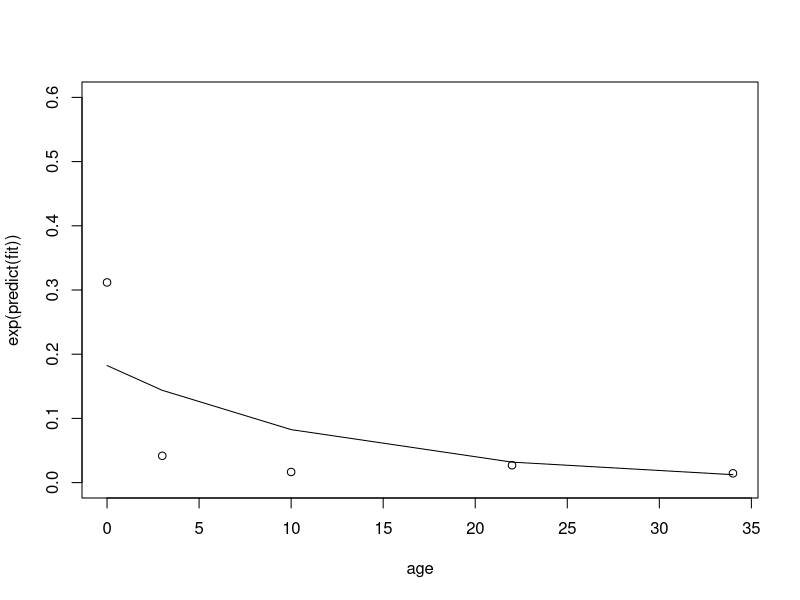
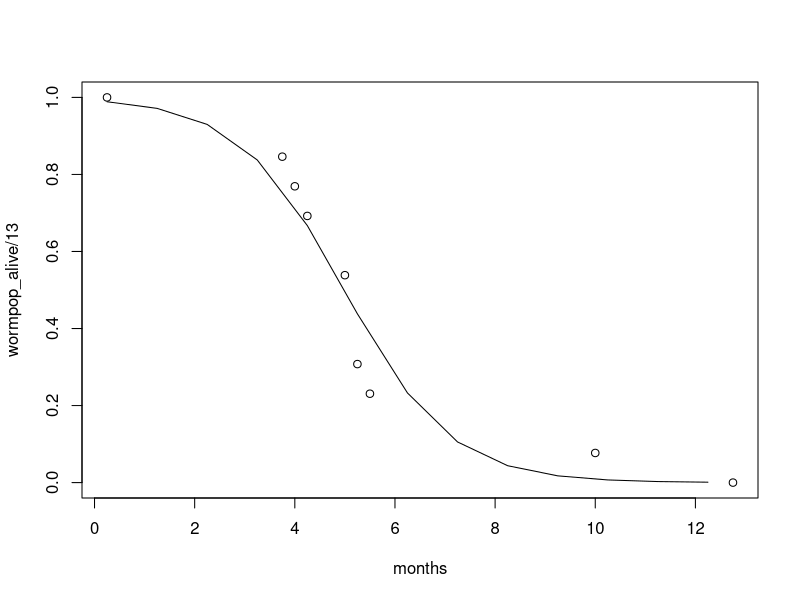

Source code (R) for these figures, in order:
## Estimating raccoon age-survival curve
library(nlme)

# Fitting data from parameters document
age = c(0, 3, 10, 22, 34) # Months
death_prob_data = c(1 - (.52^(1/7))^4, 1 - .88^(1/3),
            1 - .92^(1/5), 1 - 0.72^(1 / 12), 1 -  0.84^(1 / 12))

y = death_prob_data  # Random death prob is 0.01
fit = lm(log(y) ~ age, weight=c(82, 24, 14, 18, 70)) # Weight by sample size!
plot(age, exp(predict(fit)), type='l', ylim=c(0, 0.6))
points(age, y)
summary(fit)

## estimating parasite age-survival curve
#data from Olsen 1958
weeks <- c(1,15,16,17,20,21,22,40,51)
wormpop_alive <- c(13,11,10,9,7,4,3,1,0)
wormpop_dead <- 13 - wormpop_alive
months <- weeks / 4

# Fit a Binomial GLM
fit1 = glm(cbind(wormpop_alive, wormpop_dead) ~ months, family=binomial)
summary(fit1)

# Coefficients:
#             Estimate Std. Error z value Pr(>|z|)
# (Intercept)   4.7104     1.2854   3.665 0.000248 ***
# months       -0.9446     0.2693  -3.507 0.000452 ***

# Check how our model is doing against the data
plot(months, wormpop_alive / 13)
newdata=data.frame(months=min(months):max(months))
lines(newdata$months, predict(fit1, newdata=newdata, type="response"))
